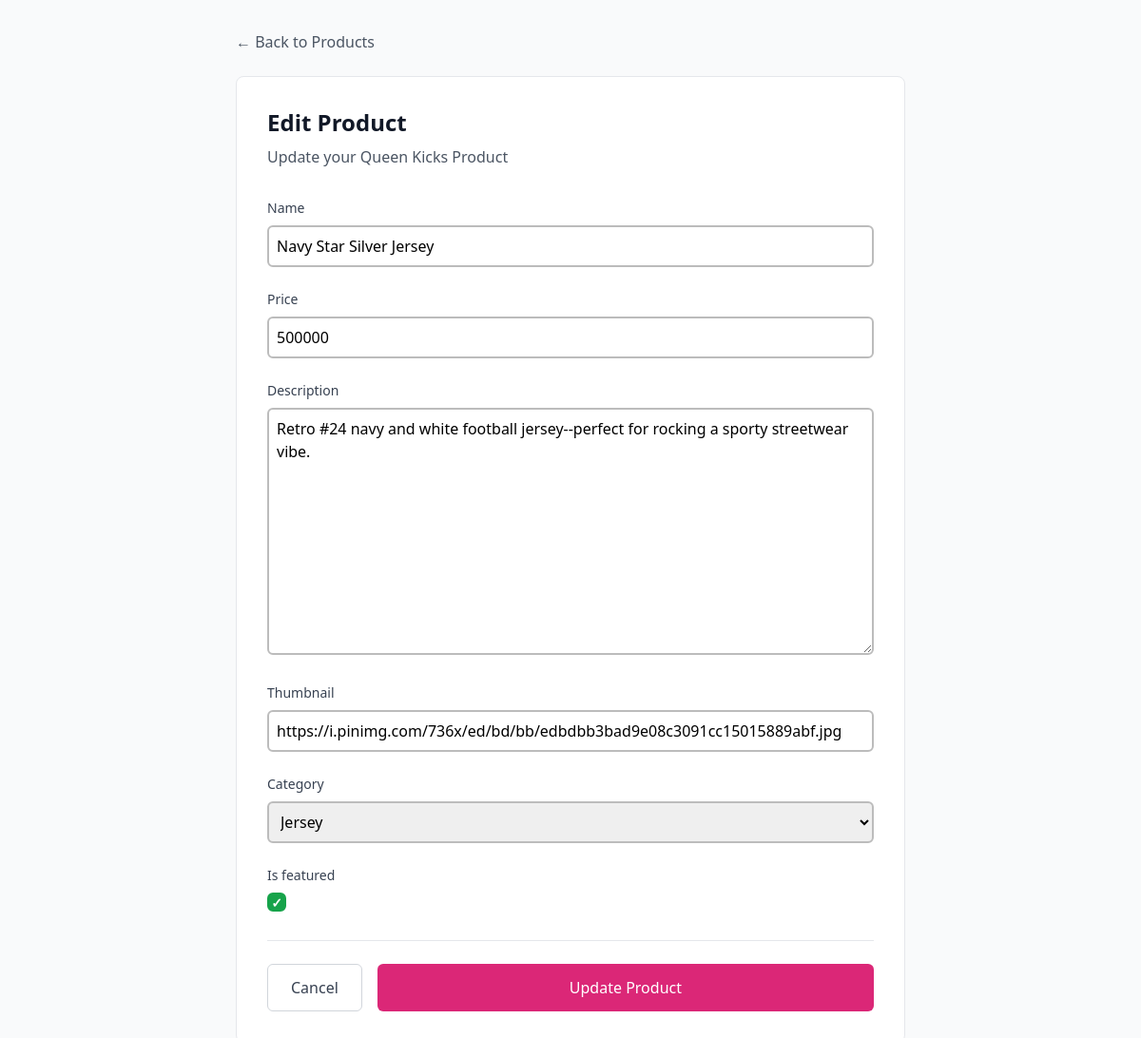
The page /product/2/edit on the database as committed earlier.
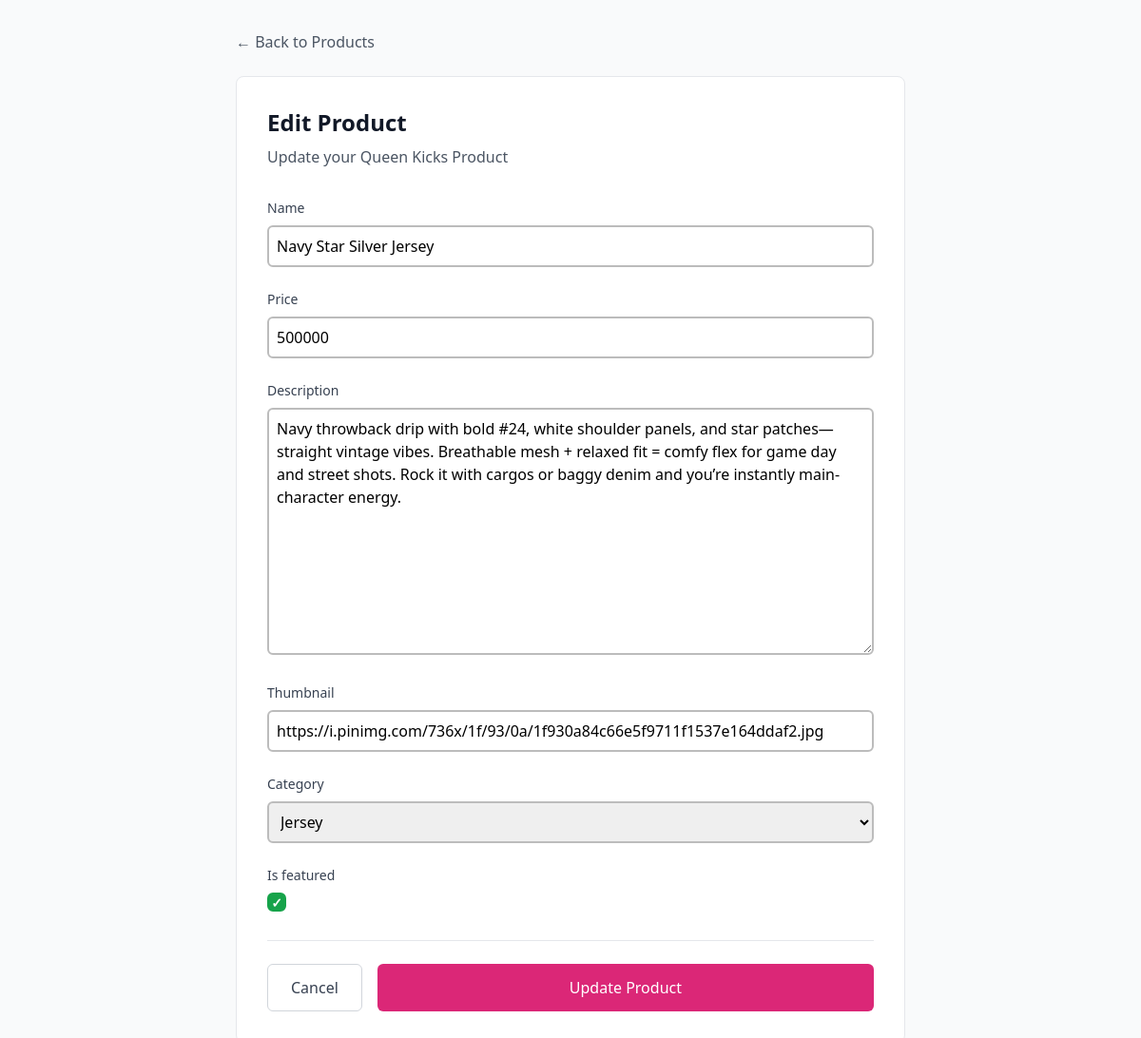
The same page on the database as committed later.
### main/models.py (models this page shows, shortened)
class Product(models.Model):
    CATEGORY_CHOICES = [
        ('jersey', 'Jersey'),
        ('footwear', 'Footwear'),
        ('apparel', 'Apparel'),
        ('accessories', 'Accessories'),
    ]
    name = models.CharField(max_length=255)
    price = models.IntegerField()
    description = models.TextField()
    thumbnail = models.URLField(blank=True, null=True)
    category = models.CharField(max_length=100, choices=CATEGORY_CHOICES)
    is_featured = models.BooleanField(default=False)
    user = models.ForeignKey(User, on_delete=models.CASCADE, null=True)

### main/views.py (the view)
# urls.py: path('product/<int:id>/edit', edit_product, name='edit_product'),
def edit_product(request, id):
    product = get_object_or_404(Product, pk=id)
    form = ProductForm(request.POST or None, instance=product)
    if form.is_valid() and request.method == 'POST':
        form.save()
        return redirect('main:show_main')
    context = {
    'form': form
    }
    return render(request, "edit_product.html", context)

### main/forms.py (shortened to what this page needs)
class ProductForm(ModelForm):
    class Meta:
        model = Product
        fields = ["name", "price", "description", "thumbnail", "category", "is_featured"]
    category = forms.ChoiceField(choices=[ ('jersey', 'Jersey'),('footwear', 'Footwear'),('apparel', 'Apparel'),('accessories', 'Accessories'),])

### main/templates/edit_product.html (shortened to what this page needs)
{% extends 'base.html' %}
{% load static %}
{% block content %}
<div class="bg-gray-50 w-full min-h-screen">
  <div class="max-w-3xl mx-auto px-4 sm:px-6 lg:px-8 py-8">
    <div class="mb-6">
      <a href="{% url 'main:show_main' %}" class="text-gray-600 hover:text-gray-900 font-medium transition-colors">
        ← Back to Products
      </a>
    </div>
    <div class="bg-white rounded-lg border border-gray-200 p-6 sm:p-8 form-style">
      <div class="mb-8">
        <h1 class="text-2xl font-bold text-gray-900 mb-2">Edit Product</h1>
        <p class="text-gray-600">Update your Queen Kicks Product</p>
      </div>
      <form method="POST" class="space-y-6">
        {% for field in form %}
          <div>
            <label for="{{ field.id_for_label }}" class="block text-sm font-medium text-gray-700 mb-2">
              {{ field.label }}
            </label>
            <div class="w-full">
              {{ field }}
            </div>
          </div>
        {% endfor %}
        <div class="flex flex-col sm:flex-row gap-4 pt-6 border-t border-gray-200">
          <a href="{% url 'main:show_main' %}" class="order-2 sm:order-1 px-6 py-3 border border-gray-300 text-gray-700 rounded-md font-medium hover:bg-gray-50 transition-colors text-center">
            Cancel
          </a>
          <button type="submit" class="order-1 sm:order-2 flex-1 bg-pink-600 text-white px-6 py-3 rounded-md font-medium hover:bg-pink-700 transition-colors">
            Update Product
          </button>
        </div>
      </form>
    </div>
  </div>
</div>
{% endblock %}

### templates/base.html (shortened to what this page needs)
{% load static %}
<!DOCTYPE html>
<html lang="en">
  <head>
    <script src="https://cdn.tailwindcss.com"></script>
    <link rel="stylesheet" href="{% static 'css/global.css' %}"/>
  </head>
  <body>
    {% block content %}
    {% endblock %}
</body>
</html>

### templates/toast.html (shortened to what this page needs)
{% load static %}

### static/css/global.css (style rules this page uses)
.form-style form input, form textarea, form select { width: 100%; padding: 0.5rem; border: 2px solid #bcbcbc; border-radius: 0.375rem; }
.form-style input[type="checkbox"] { width: 1.25rem; height: 1.25rem; padding: 0; border: 2px solid #d1d5db; border-radius: 0.375rem; background-color: white; cursor: pointer; position: relative; appearance: none; -webkit-appearance: none; -moz-appearance: none; }
.form-style input[type="checkbox"]:checked { background-color: #16a34a; border-color: #16a34a; }
.form-style input[type="checkbox"]:checked::after { content: '✓'; position: absolute; top: 50%; left: 50%; transform: translate(-50%, -50%); color: white; font-weight: bold; font-size: 0.875rem; }

Rows that differ between the two databases and show on the page:
changed Product "Navy Star Silver Jersey": description "Retro #24 navy and white football jersey--perfect for rocking a sporty streetwear vibe." → "Navy throwback drip with bold #24, white shoulder panels, and star patches—straight vintage vibes. Breathable mesh + relaxed fit = comfy flex for game day and street shots. Rock it with cargos or baggy denim and you’re instantly main-character energy."; thumbnail "https://i.pinimg.com/736x/ed/bd/bb/edbdbb3bad9e08c3091cc15015889abf.jpg" → "https://i.pinimg.com/736x/1f/93/0a/1f930a84c66e5f9711f1537e164ddaf2.jpg"
